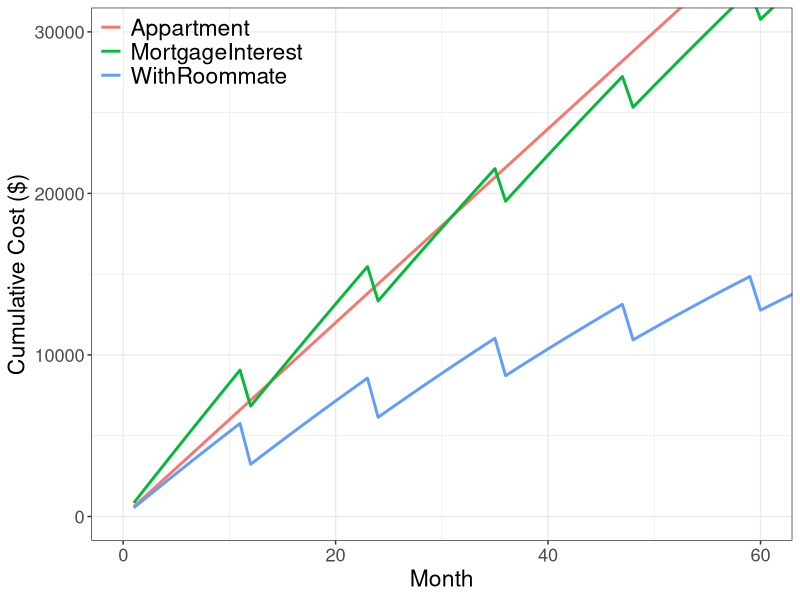

Recreate this plot in R.
################################################################################
#
# Time to buy analysis
#
# Zachary Barker, January 2017
#
################################################################################

# Import libraries
library(ggplot2)
library(reshape2)

# House terms
HousePrice <- 200000
DownPayment <- 10000
InterestRate <- 0.04
TaxRate <- 0.013
MortgageLength <- 15

# Other factors
Rent <- 600
WithRoommate <- 300
IncomeTaxRate <- 0.25 + 0.0575

# Calculated monthly payments following the equation:
#    P <- (Pv*R) / [1 - (1 + R)^(-n)] 
MonthlyEffectiveInterest <- (InterestRate + TaxRate)/12
MonthlyPayment <- (HousePrice - DownPayment)*
     (MonthlyEffectiveInterest*((1+ MonthlyEffectiveInterest)^(MortgageLength*12)))/
     ((1+MonthlyEffectiveInterest)^(MortgageLength*12)-1)

# Calculate time series
month <- c(1:360)
df <- data.frame(month)
df$Appartment <- df$month*Rent
df$CumulativeHouse <- df$month*MonthlyPayment

# Calculate first row 
df$MonthlyInterest[1] <-(HousePrice-DownPayment)*MonthlyEffectiveInterest
df$MonthlyEquity[1] <- MonthlyPayment - df$MonthlyInterest[1]
df$MortgageInterest[1] <- df$MonthlyInterest[1]
df$CumulativeEquity[1] <- df$MonthlyEquity[1]

# Calculate first year
for(i in 2:11){
     df$MonthlyInterest[i] <- MonthlyEffectiveInterest*(HousePrice-DownPayment-df$CumulativeEquity[i-1])
     df$MonthlyEquity[i] <- MonthlyPayment - df$MonthlyInterest[i]
     df$MortgageInterest[i] <- df$MonthlyInterest[i] + df$MortgageInterest[i-1]
     df$CumulativeEquity[i] <- df$MonthlyEquity[i] + df$CumulativeEquity[i-1]
}

# Remainder of timeseries include income tax write offs
for(i in 12:360){
     df$MonthlyInterest[i] <- MonthlyEffectiveInterest*(HousePrice-DownPayment-df$CumulativeEquity[i-1])
     df$MonthlyEquity[i] <- MonthlyPayment - df$MonthlyInterest[i]
     df$MortgageInterest[i] <- df$MonthlyInterest[i] + df$MortgageInterest[i-1]
     df$CumulativeEquity[i] <- df$MonthlyEquity[i] + df$CumulativeEquity[i-1]
     if(i%%12==0){
          df$MortgageInterest[i] <- df$MortgageInterest[i]-
          (sum(df$MonthlyInterest[(i-11):i])*IncomeTaxRate)}

}

# Calculate with roomate
df$WithRoommate <- df$MortgageInterest - (WithRoommate*month)

# Subset to only graphing parameters
scenarios <- df[,c("month","Appartment","MortgageInterest","WithRoommate")]

# Reshape to plot
scenarios <- melt(scenarios, id="month")

# Plot
timeseries <- ggplot(data = scenarios) + 
     geom_line(aes(month,value, colour=variable), size = 1) +
     theme_bw()+
     xlab("Month")+
     ylab("Cumulative Cost ($)")+
     coord_cartesian(ylim = c(0,30000), xlim = c(0, 60))+
     theme(legend.justification=c(0,1), 
           legend.position=c(0,1), 
           legend.title=element_blank(), 
           legend.background = element_rect(fill="transparent"),
           plot.title = element_text(size = rel(2)),
           axis.text = element_text(size = rel(1.2)),
           axis.title = element_text(size = rel(1.5)),
           legend.text = element_text(size = rel(1.5)))

print(timeseries)
